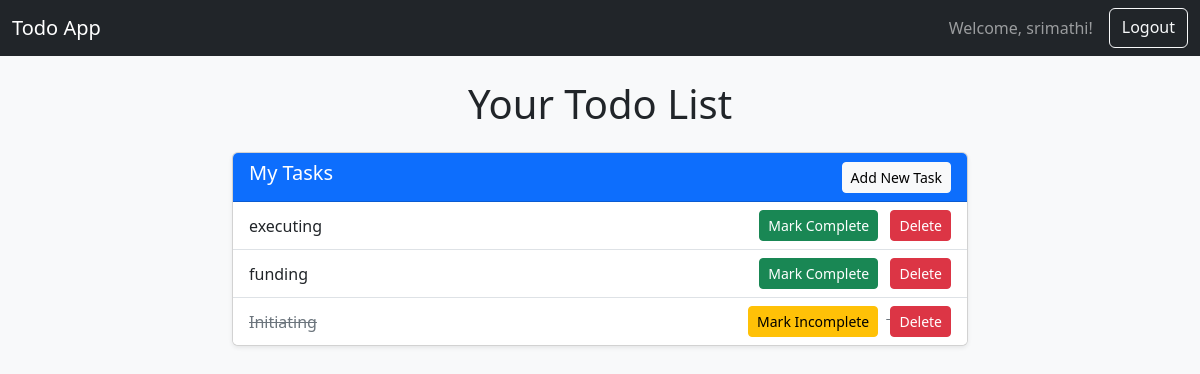
/dashboard/ (signed in), run on the app's committed database.
### todo/models.py (models this page shows, shortened)
class Task(models.Model):
    user = models.ForeignKey(User, on_delete=models.CASCADE)
    title = models.CharField(max_length=200)
    completed = models.BooleanField(default=False)
    created_at = models.DateTimeField(auto_now_add=True)
    class Meta:
        ordering = ['completed', '-created_at'] # Optional: Order tasks

### todo/views.py (the view)
# urls.py: path('', RedirectView.as_view(url='dashboard/', permanent=False)), # Redirect root to dashboard
@login_required
def dashboard(request):
    if request.user.is_superuser:
        all_users = User.objects.all().order_by('username')
        all_tasks = Task.objects.all().order_by('user__username', 'completed', 'created_at')
        context = {
            'all_users': all_users,
            'all_tasks': all_tasks,
            'is_admin': True,
        }
    else:
        user_tasks = Task.objects.filter(user=request.user).order_by('completed', 'created_at')
        context = {
            'user_tasks': user_tasks,
            'is_admin': False,
        }
    return render(request, 'todo/home.html', context)

### todo/templates/todo/home.html (shortened to what this page needs)
<!DOCTYPE html>
<html lang="en">
<head>
    <link href="https://cdn.jsdelivr.net/npm/bootstrap@5.3.0/dist/css/bootstrap.min.css" rel="stylesheet">
</head>
<body class="bg-light">
    <nav class="navbar navbar-expand-lg navbar-dark bg-dark">
        <div class="container-fluid">
            <a class="navbar-brand" href="{% url 'dashboard' %}">Todo App</a>
            <div class="d-flex">
                <span class="navbar-text me-3">
                    Welcome, {{ user.username }}!
                </span>
                <a href="{% url 'logout' %}" class="btn btn-outline-light">Logout</a>
            </div>
        </div>
    </nav>
    <div class="container mt-4">
        {% if is_admin %}
            <h1 class="mb-4 text-center">Admin Dashboard - All Users & Tasks</h1>
            <div class="row">
                <div class="col-md-4">
                    <div class="card shadow-sm mb-4">
                        <div class="card-header bg-info text-white">
                            <h5>Registered Users</h5>
                        </div>
                        <ul class="list-group list-group-flush">
                            {% for u in all_users %}
                                <li class="list-group-item">{{ u.username }}</li>
                            {% empty %}
                                <li class="list-group-item">No users found.</li>
                            {% endfor %}
                        </ul>
                    </div>
                </div>
                <div class="col-md-8">
                    <div class="card shadow-sm">
                        <div class="card-header bg-primary text-white">
                            <h5>All Tasks</h5>
                        </div>
                        <ul class="list-group list-group-flush">
                            {% for task in all_tasks %}
                                <li class="list-group-item d-flex justify-content-between align-items-center
                                    {% if task.completed %}completed{% endif %}">
                                    <span>
                                        <strong>{{ task.user.username }}:</strong> {{ task.title }}
                                    </span>
                                    {% if task.completed %}
                                        <span class="badge bg-success">Completed</span>
                                    {% else %}
                                        <span class="badge bg-warning text-dark">Pending</span>
                                    {% endif %}
                                </li>
                            {% empty %}
                                <li class="list-group-item">No tasks found.</li>
                            {% endfor %}
                        </ul>
                    </div>
                </div>
            </div>
        {% else %}
            <h1 class="mb-4 text-center">Your Todo List</h1>
            <div class="row justify-content-center">
                <div class="col-md-8">
                    <div class="card shadow-sm mb-4">
                        <div class="card-header bg-primary text-white d-flex justify-content-between align-items-center">
                            <h5>My Tasks</h5>
                            <a href="{% url 'create_task' %}" class="btn btn-light btn-sm">Add New Task</a>
                        </div>
                        <ul class="list-group list-group-flush">
                            {% for task in user_tasks %}
                                <li class="list-group-item d-flex justify-content-between align-items-center
                                    {% if task.completed %}completed{% endif %}">
                                    <span>{{ task.title }}</span>
                                    <div>
                                        {% if not task.completed %}
                                            <a href="{% url 'update_task' task.id %}?action=complete" class="btn btn-success btn-sm me-2">Mark Complete</a>
                                        {% else %}
                                            <a href="{% url 'update_task' task.id %}?action=incomplete" class="btn btn-warning btn-sm me-2">Mark Incomplete</a>
                                        {% endif %}
                                        <a href="{% url 'delete_task' task.id %}" class="btn btn-danger btn-sm">Delete</a>
                                    </div>
                                </li>
                            {% empty %}
                                <li class="list-group-item text-center text-muted">You have no tasks yet!</li>
                            {% endfor %}
                        </ul>
                    </div>
                </div>
            </div>
        {% endif %}
    </div>
</body>
</html>

### todo/templates/todo/home.html (style rules this page uses)
.completed { text-decoration: line-through; color: #6c757d; }

### data on the page
Task: title "executing", completed "Mark Complete"
Task: title "funding", completed "Mark Complete"
Task: title "Initiating", completed "Mark Incomplete"

### other printed values
{{ user.username }} "srimathi"
